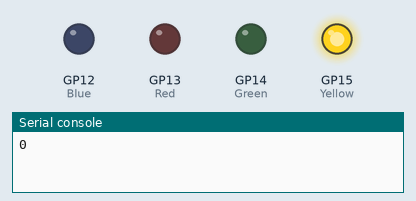
Recording of a program running on a simulated Raspberry Pi Pico running MicroPython. On the bench: output pins drawn as LEDs (lit = HIGH), the last lines printed to the serial console. At 11.0 s the program stops and its outputs stay as they are.

Above: at 0.37 s.
At 1.37 s:
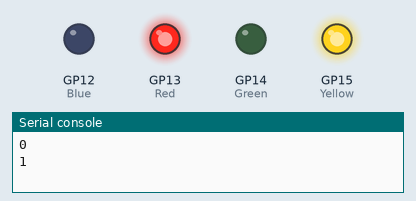
At 2.87 s:
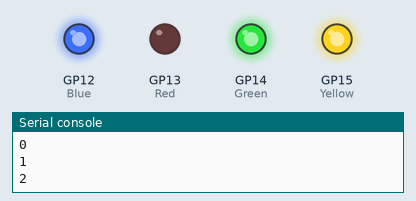
At 5.62 s:
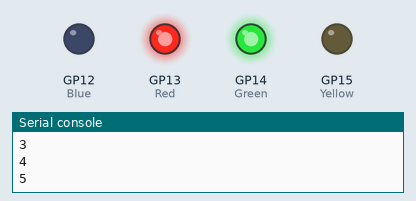
At 8.62 s:
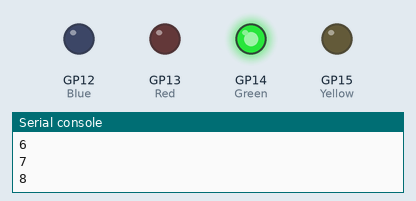
At 11.1 s:
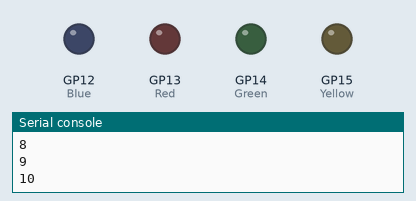
Timing chart, 0 to 12.5 s (numbered marks = the images above):
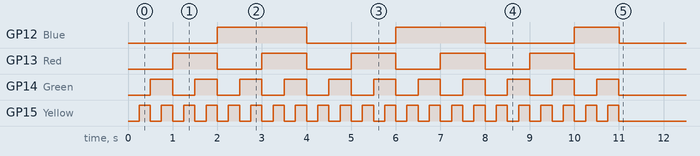

The program:

timerblinker.py
```python
import machine
import utime
from machine import Timer

#Create outputs for each LED
Blue   = machine.Pin(12,machine.Pin.OUT)
Red    = machine.Pin(13,machine.Pin.OUT)
Green  = machine.Pin(14,machine.Pin.OUT)
Yellow = machine.Pin(15,machine.Pin.OUT)

#Create handlers for the timer IRQ
def Blue_Blinker(Source):
    Blue.toggle()

def Red_Blinker(Source):
    Red.toggle()

def Green_Blinker(Source):
    Green.toggle()

def Yellow_Blinker(Source):
    Yellow.toggle()


#Periodic timers to run continuously - 1 for each LED
#Timers run at a base of 1 millisecond (.001) seconds
#1 would be 1 millisecond
#500 would be 1/2 second
#1000 would be 1 second
#10000 would be 10 seconds
Blue_Timer = Timer(period=2000, mode=Timer.PERIODIC, callback=Blue_Blinker)
Red_Timer = Timer(period=1000, mode=Timer.PERIODIC, callback=Red_Blinker)
Green_Timer = Timer(period=500, mode=Timer.PERIODIC, callback=Green_Blinker)
Yellow_Timer = Timer(period=250, mode=Timer.PERIODIC, callback=Yellow_Blinker)

#Create a main loop to keep the program running
#in this loop you would do all your other work
Limit = 0
while Limit <= 10:  #Main loop
    print(Limit)
    Limit += 1
    utime.sleep(1)


#Turn off the timers so the program terminates cleanly
Blue_Timer.deinit()
Red_Timer.deinit()
Green_Timer.deinit()
Yellow_Timer.deinit()

#Turn off all the LEDs so keep things tidy
Blue.value(0)
Red.value(0)
Green.value(0)
Yellow.value(0)
```

Measured:
- by itself, GP12 (Blue): goes HIGH 2.0 s, LOW 2.0 s, HIGH 2.0 s, LOW 2.0 s, HIGH 1.0 s, then LOW
- by itself, GP13 (Red): alternates HIGH for 1.0 s and LOW for 1.0 s, 10 changes in all, then stays LOW
- by itself, GP14 (Green): alternates HIGH for 0.50 s and LOW for 0.50 s, 22 changes in all, then stays LOW
- by itself, GP15 (Yellow): alternates HIGH for 0.25 s and LOW for 0.25 s, 44 changes in all, then stays LOW
